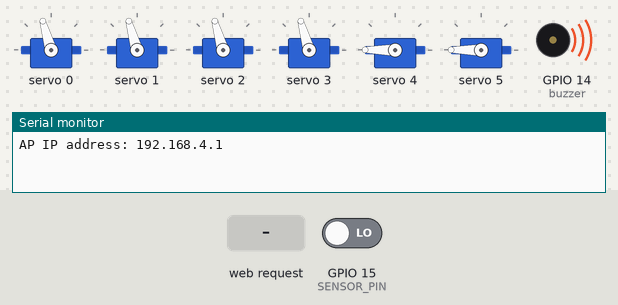
The sketch below on a simulated ESP8266 (NodeMCU). On the bench: 6 × servo, buzzer (waves = sounding, pin HIGH), the last lines printed to the serial monitor. Inputs (shaded band) come from the test bench; at power-on: GPIO 15 (SENSOR_PIN) LOW.

Above: at 2.2 s.
2.3 s: HTTP request GET /?State=F received
At 2.4 s:
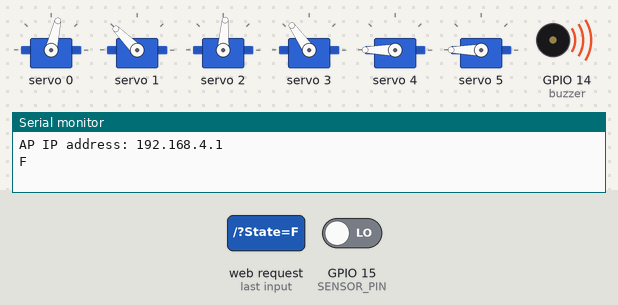
5.3 s: HTTP request GET /?State=B received
8.3 s: HTTP request GET /?State=L received
At 8.51 s:
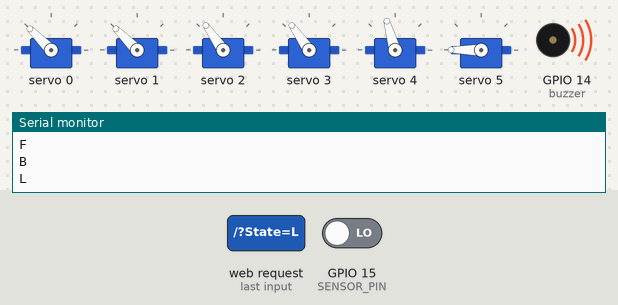
11.3 s: HTTP request GET /?State=R received
At 11.77 s:
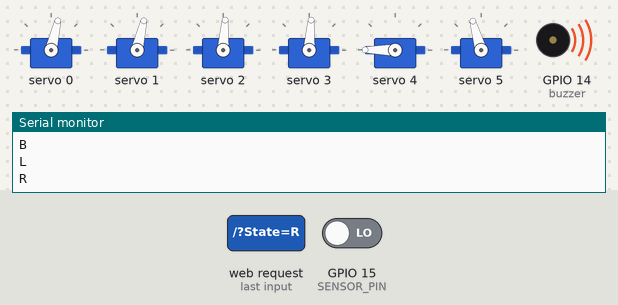
14.3 s: HTTP request GET / received
At 15.2 s:
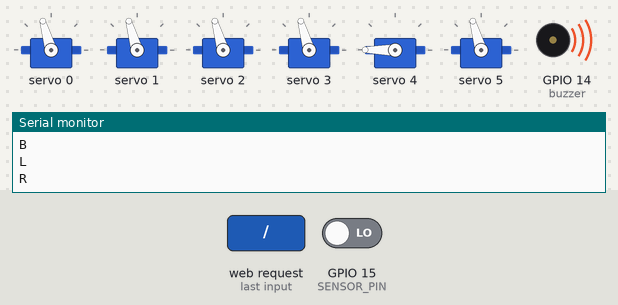
15.8 s: GPIO 15 (SENSOR_PIN) driven HIGH
At 16.56 s:
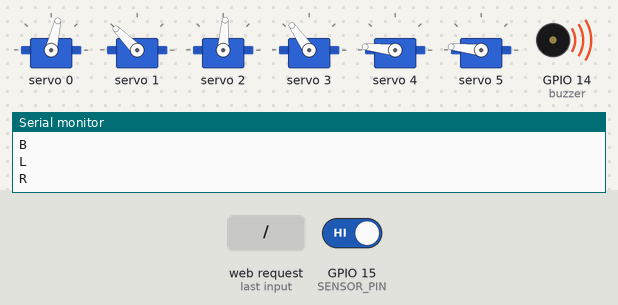
Timing chart, 0 to 19.8 s (numbered marks = the images above; inputs shaded):
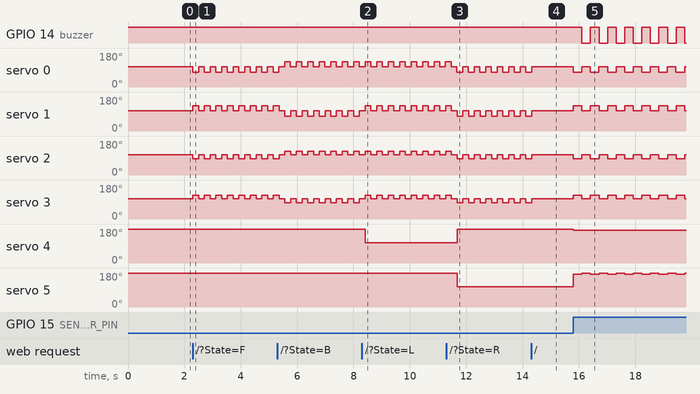

The sketch:

sketch_dec23a.ino
```cpp
#include <Servo.h>
#include <Adafruit_PWMServoDriver.h>
#include <ESP8266WiFi.h>
#include <WiFiClient.h>
#include <ESP8266WebServer.h>

String command;

const char* ssid = "Scion V1";
ESP8266WebServer Server(80);

Adafruit_PWMServoDriver pwm = Adafruit_PWMServoDriver();


#define SENSOR_PIN 15
#define maximum_distance 400

int pos0 = 150;
int pos180 = 520;
int buzzer =14;
int distance = 100;

void setup() {
  pinMode(buzzer, OUTPUT);
  Serial.begin(115200);
  pwm.begin();
  pwm.setPWMFreq(50);
  digitalWrite(buzzer, HIGH);
  delay(1000);
  idle_pos();

WiFi.mode(WIFI_AP);
  WiFi.softAP(ssid);
  IPAddress myIP = WiFi.softAPIP();
  Serial.print("AP IP address: ");
  Serial.println(myIP);

     Server.on ( "/", HTTP_handleRoot );
     Server.onNotFound ( HTTP_handleRoot );
     Server.begin();
}

void setServo(int servo, int angle) {
  int duty;
  duty = map(angle, 0, 180, pos0, pos180);
  pwm.setPWM(servo, 0, duty);
}

void idle_pos(){
  setServo(0, 90);
  setServo(1, 90);
  setServo(2, 90);
  setServo(3, 90);
  setServo(4, 180);
  setServo(5, 180);
}

void Forward() {
  setServo(0, 60);
  setServo(1, 120);
  setServo(2, 70);
  setServo(3, 110);
  setServo(4, 180);
  setServo(5, 180);
  delay(200);
  setServo(0, 90);
  setServo(1, 90);
  setServo(2, 90);
  setServo(3, 90);
  setServo(4, 180);
  setServo(5, 180);
  delay(200);
}

void Backward() {
  setServo(0, 120);
  setServo(1, 60);
  setServo(2, 110);
  setServo(3, 70);
  setServo(4, 180);
  setServo(5, 180);
  delay(200);
  setServo(0, 90);
  setServo(1, 90);
  setServo(2, 90);
  setServo(3, 90);
  setServo(4, 180);
  setServo(5, 180);
  delay(200);
}

void Stop() {
  setServo(0, 90);
  setServo(1, 90);
  setServo(2, 90);
  setServo(3, 90);
  setServo(4, 180);
  setServo(5, 180);
}

void Left() {
  setServo(0, 60);
  setServo(1, 60);
  setServo(2, 70);
  setServo(3, 70);
  setServo(4, 180);
  setServo(5, 90);
  delay(200);
  setServo(0, 90);
  setServo(1, 90);
  setServo(2, 90);
  setServo(3, 90);
  setServo(4, 180);
  setServo(5, 90);
  delay(200);
}

void Right() {
  setServo(0, 120);
  setServo(1, 120);
  setServo(2, 110);
  setServo(3, 110);
  setServo(4, 90);
  setServo(5, 180);
  delay(200);
  setServo(0, 90);
  setServo(1, 90);
  setServo(2, 90);
  setServo(3, 90);
  setServo(4, 90);
  setServo(5, 180);
  delay(200);
}

void Hands_up() {
  setServo(4, 0);
  setServo(5, 0);
}

void hand_dance() {
  setServo(4, 180);
  setServo(5 ,0);
  delay(350);
  setServo(4, 0);
  setServo(5, 180);
  delay(350);
  setServo(4, 90);
  setServo(5, 90);
  delay(350);
  setServo(4, 180);
  setServo(5, 180);
  delay(350);
  setServo(4, 0);
  setServo(5, 0);
  delay(350);
  setServo(4, 0);
  setServo(5 ,180);
  delay(350);
  setServo(4, 180);
  setServo(5, 0);
  delay(350);
  setServo(4, 90);
  setServo(5, 90);
  delay(350);
  setServo(4, 180);
  setServo(5, 180);
  delay(350);
}

void Small_stop() {
  setServo(0, 90);
  setServo(1, 90);
  setServo(2, 90);
  setServo(3, 90);
  setServo(4, 180);
  setServo(5, 180);
  delay(1500);
}

void Semi_auto1() {
  setServo(0, 120);
  setServo(1, 60);
  setServo(2, 110);
  setServo(3, 70);
  setServo(4, 160);
  setServo(5, 160);
  digitalWrite(buzzer, HIGH);
  delay(300);
  setServo(0, 90);
  setServo(1, 90);
  setServo(2, 90);
  setServo(3, 90);
  setServo(4, 160);
  setServo(5, 160);
  digitalWrite(buzzer, LOW);
  delay(300);
}


void Semi_auto2() {
   setServo(0, 60);
  setServo(1, 120);
  setServo(2, 70);
  setServo(3, 110);
  setServo(4, 160);
  setServo(5, 160);
  digitalWrite(buzzer, HIGH);
  delay(300);
  setServo(0, 90);
  setServo(1, 90);
  setServo(2, 90);
  setServo(3, 90);
  setServo(4, 160);
  setServo(5, 180);
  digitalWrite(buzzer, LOW);
  delay(300);
}

 void loop() {
  int state = digitalRead(SENSOR_PIN);
  Server.handleClient();

      command = Server.arg("State");
      if (command == "F") Forward();
      else if (command == "B") Backward();
      else if (command == "L") Right();
      else if (command == "R") Left();
      else if (command == "S") Stop();
      else if (command == "I") hand_dance();
      else if (command == "G") Hands_up();
      else if (command == "J") idle_pos();
      else if (command == "H") Small_stop();
      else if(state == HIGH) Semi_auto2();

}

void HTTP_handleRoot(void) {

if( Server.hasArg("State") ){
       Serial.println(Server.arg("State"));
  }
  Server.send ( 200, "text/html", "" );
  delay(1);
}
```

Measured:
- after the input at 2.3 s, servo 0: alternates 106° for 0.20 s and 77° for 0.20 s, starting at once; servo 1: alternates 135° for 0.20 s and 106° for 0.20 s, starting at once; servo 2: alternates 106° for 0.20 s and 86° for 0.20 s, starting at once; servo 3: alternates 125° for 0.20 s and 106° for 0.20 s, starting at once
- after the input at 8.3 s, servo 4: 180° → 106° after 0.12 s
- after the input at 11.3 s, servo 4: 106° → 180° after 0.38 s; servo 5: 180° → 106° after 0.38 s
- after the input at 14.3 s, servo 0–3: goes on until 14.3 s, then stays 106°
- after the input at 15.8 s, GPIO 14 (buzzer): alternates HIGH for 0.30 s and LOW for 0.30 s, starting after 0.31 s; servo 0: alternates 106° for 0.30 s and 77° for 0.30 s, starting at once
